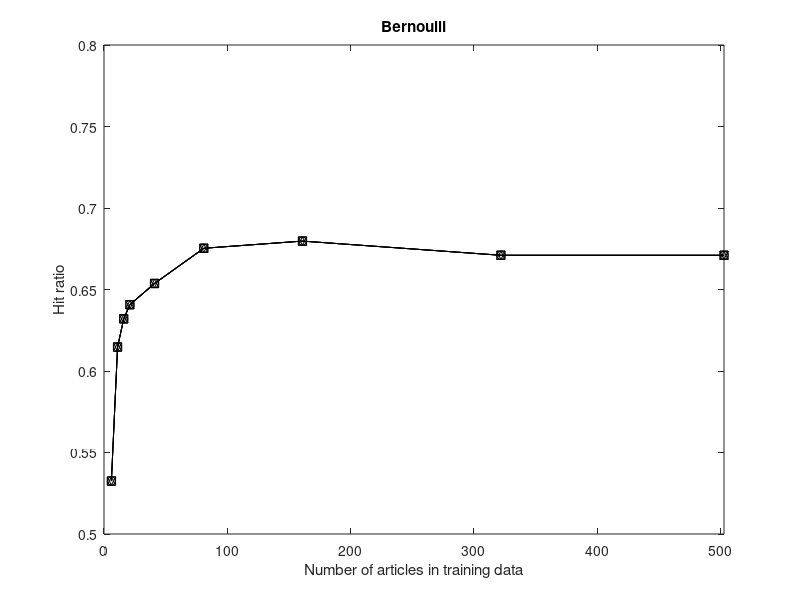

This chart was generated by the following MATLAB code: (Note: this script raises an error after producing the figure.)
clear all;
binary = importdata('hitrate-vs-data-dt1.csv');
count = importdata('hitrate-vs-data-dt2.csv');
L2 = importdata('hitrate-vs-data-dt3.csv');
zeroone = importdata('hitrate-vs-data-dt4.csv');

numArticles = 503;

x = ceil(numArticles*[0.01 0.02 0.03 0.04 0.08 0.16 0.32 0.64 1]);
titles = {'Bernoulli', 'Multinomial', 'Random Forest', 'SVM', 'Hybrid'};
j=0;
for i=9:13
    j=j+1;
    figure()
    plot(x,binary(:,i),'ks-',x,count(:,i),'ko-',x,L2(:,i),'kv-',x,zeroone(:,i),'k^-');
    title(titles(j));
    xlabel('Number of articles in training data')
    ylabel('Hit ratio')
    xlim([0 numArticles]);
    ylim([0.5 0.8]);
    if i==13
        legend('Binary','Count','L2-normalized','0-1 mapped','Location','NorthEastOutside')
    end
    filename = strcat('hitratio-vs-data-',titles{j},'.tikz');
    matlab2tikz(filename, 'height', '\figureheight', 'width', '\figurewidth');
end